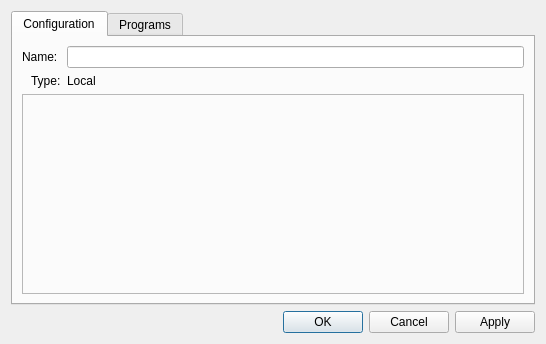
<?xml version="1.0" encoding="UTF-8"?>
<ui version="4.0">
 <class>QueueSettingsDialog</class>
 <widget class="QDialog" name="QueueSettingsDialog">
  <property name="geometry">
   <rect>
    <x>0</x>
    <y>0</y>
    <width>546</width>
    <height>344</height>
   </rect>
  </property>
  <property name="sizePolicy">
   <sizepolicy hsizetype="MinimumExpanding" vsizetype="MinimumExpanding">
    <horstretch>0</horstretch>
    <verstretch>0</verstretch>
   </sizepolicy>
  </property>
  <property name="windowTitle">
   <string>Queue Settings</string>
  </property>
  <layout class="QVBoxLayout" name="verticalLayout">
   <item>
    <widget class="QTabWidget" name="tabWidget">
     <property name="currentIndex">
      <number>0</number>
     </property>
     <widget class="QWidget" name="configurationTab">
      <attribute name="title">
       <string>Configuration</string>
      </attribute>
      <layout class="QVBoxLayout" name="verticalLayout_2">
       <item>
        <layout class="QFormLayout" name="formLayout">
         <property name="labelAlignment">
          <set>Qt::AlignRight|Qt::AlignTrailing|Qt::AlignVCenter</set>
         </property>
         <item row="0" column="0">
          <widget class="QLabel" name="nameLabel">
           <property name="text">
            <string>Name: </string>
           </property>
          </widget>
         </item>
         <item row="0" column="1">
          <widget class="QLineEdit" name="nameLineEdit"/>
         </item>
         <item row="1" column="0">
          <widget class="QLabel" name="typeLabel">
           <property name="text">
            <string>Type:</string>
           </property>
          </widget>
         </item>
         <item row="1" column="1">
          <widget class="QLabel" name="typeNameLabel">
           <property name="text">
            <string>Local</string>
           </property>
          </widget>
         </item>
        </layout>
       </item>
       <item>
        <widget class="QFrame" name="settingsFrame">
         <property name="sizePolicy">
          <sizepolicy hsizetype="Expanding" vsizetype="Expanding">
           <horstretch>0</horstretch>
           <verstretch>0</verstretch>
          </sizepolicy>
         </property>
         <property name="frameShape">
          <enum>QFrame::StyledPanel</enum>
         </property>
         <property name="frameShadow">
          <enum>QFrame::Raised</enum>
         </property>
         <layout class="QVBoxLayout" name="verticalLayout_5">
          <item>
           <layout class="QVBoxLayout" name="settingsLayout"/>
          </item>
         </layout>
        </widget>
       </item>
      </layout>
     </widget>
     <widget class="QWidget" name="programsTab">
      <attribute name="title">
       <string>Programs</string>
      </attribute>
      <layout class="QVBoxLayout" name="verticalLayout_3">
       <item>
        <widget class="QTableView" name="programsTable">
         <property name="editTriggers">
          <set>QAbstractItemView::NoEditTriggers</set>
         </property>
         <property name="alternatingRowColors">
          <bool>true</bool>
         </property>
         <property name="selectionMode">
          <enum>QAbstractItemView::SingleSelection</enum>
         </property>
         <property name="selectionBehavior">
          <enum>QAbstractItemView::SelectRows</enum>
         </property>
         <attribute name="verticalHeaderCascadingSectionResizes">
          <bool>true</bool>
         </attribute>
        </widget>
       </item>
       <item>
        <layout class="QHBoxLayout" name="horizontalLayout_2">
         <item>
          <widget class="QPushButton" name="addProgramButton">
           <property name="text">
            <string>Add...</string>
           </property>
          </widget>
         </item>
         <item>
          <widget class="QPushButton" name="configureProgramButton">
           <property name="enabled">
            <bool>false</bool>
           </property>
           <property name="text">
            <string>Configure...</string>
           </property>
          </widget>
         </item>
         <item>
          <widget class="QPushButton" name="removeProgramButton">
           <property name="enabled">
            <bool>false</bool>
           </property>
           <property name="text">
            <string>Remove</string>
           </property>
          </widget>
         </item>
         <item>
          <spacer name="horizontalSpacer">
           <property name="orientation">
            <enum>Qt::Horizontal</enum>
           </property>
           <property name="sizeHint" stdset="0">
            <size>
             <width>40</width>
             <height>20</height>
            </size>
           </property>
          </spacer>
         </item>
         <item>
          <widget class="QPushButton" name="importProgramButton">
           <property name="text">
            <string>Import...</string>
           </property>
          </widget>
         </item>
         <item>
          <widget class="QPushButton" name="exportProgramButton">
           <property name="enabled">
            <bool>false</bool>
           </property>
           <property name="text">
            <string>Export...</string>
           </property>
          </widget>
         </item>
        </layout>
       </item>
      </layout>
     </widget>
    </widget>
   </item>
   <item>
    <widget class="QDialogButtonBox" name="buttonBox">
     <property name="standardButtons">
      <set>QDialogButtonBox::Apply|QDialogButtonBox::Cancel|QDialogButtonBox::Ok</set>
     </property>
    </widget>
   </item>
  </layout>
 </widget>
 <tabstops>
  <tabstop>tabWidget</tabstop>
  <tabstop>nameLineEdit</tabstop>
  <tabstop>programsTable</tabstop>
  <tabstop>addProgramButton</tabstop>
  <tabstop>configureProgramButton</tabstop>
  <tabstop>removeProgramButton</tabstop>
  <tabstop>importProgramButton</tabstop>
  <tabstop>exportProgramButton</tabstop>
 </tabstops>
 <resources/>
 <connections>
  <connection>
   <sender>buttonBox</sender>
   <signal>accepted()</signal>
   <receiver>QueueSettingsDialog</receiver>
   <slot>accept()</slot>
   <hints>
    <hint type="sourcelabel">
     <x>368</x>
     <y>278</y>
    </hint>
    <hint type="destinationlabel">
     <x>497</x>
     <y>274</y>
    </hint>
   </hints>
  </connection>
  <connection>
   <sender>buttonBox</sender>
   <signal>rejected()</signal>
   <receiver>QueueSettingsDialog</receiver>
   <slot>reject()</slot>
   <hints>
    <hint type="sourcelabel">
     <x>362</x>
     <y>287</y>
    </hint>
    <hint type="destinationlabel">
     <x>0</x>
     <y>250</y>
    </hint>
   </hints>
  </connection>
 </connections>
</ui>
